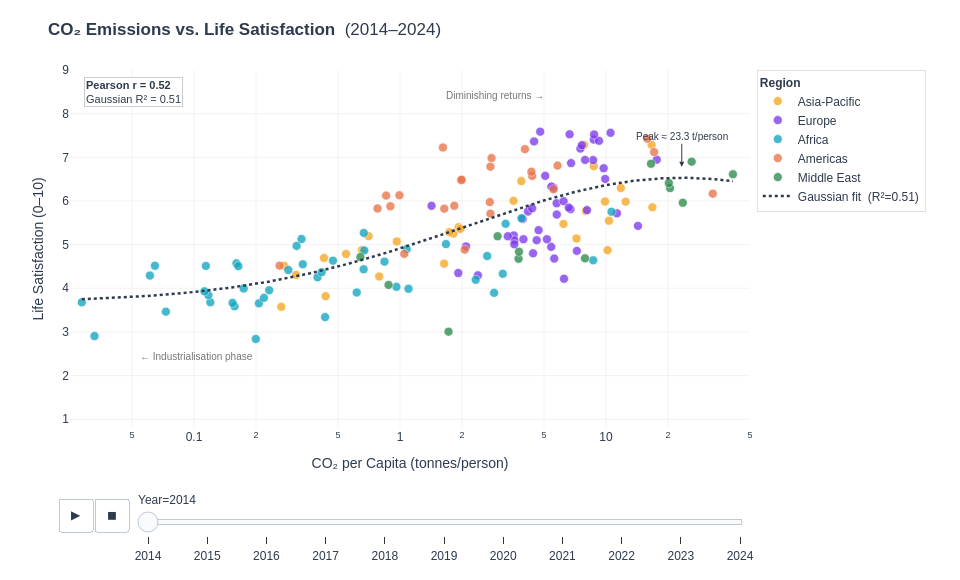

The cell this chart's notebook holds for it:
### Code cell
# V1 figure
plot_df = merged.sort_values(['Year','Country name']).copy()

fig1 = px.scatter(
    plot_df,
    x='co2_per_capita', y='life_satisfaction',
    animation_frame='Year', animation_group='Country name',
    color='region', color_discrete_map=REGION_COLORS,
    hover_name='Country name',
    hover_data={
        'co2_per_capita'   :':.2f',
        'life_satisfaction':':.2f',
        'region'           :True,
        'Year'             :False,
        'co2_key'          :False,
    },
    labels={
        'co2_per_capita'   :'CO₂ per Capita (tonnes/person)',
        'life_satisfaction':'Life Satisfaction (0–10)',
        'region'           :'Region',
    },
    title='<b>CO₂ Emissions vs. Life Satisfaction</b>  (2014–2024)',
    log_x=True, range_x=[0.025, 50], range_y=[0.8, 9],
)

fig1.update_traces(
    marker=dict(size=9, opacity=0.78, line=dict(width=0.6, color='white')),
    selector=dict(mode='markers'),
)

# gaussian overlay: inject into base figure AND every animation frame FAAAAHHHHHHH
_gauss_trace = dict(
    x=x_smooth, y=y_smooth, mode='lines',
    line=dict(color=SLATE, width=2.5, dash='dot'),
    hovertemplate=(
        'CO₂ = %{x:.2f} t/person<br>'
        'Gaussian fit = %{y:.2f}<extra>Gaussian fit</extra>'
    ),
)
fig1.add_trace(go.Scatter(
    **_gauss_trace,
    name=f'Gaussian fit  (R²={r2_gauss:.2f})',
    showlegend=True,
))
for frame in fig1.frames:
    frame.data = tuple(frame.data) + (
        go.Scatter(**_gauss_trace, name='Gaussian fit', showlegend=False),
    )

# peak annotation
peak_y_plot = gaussian_logx(peak_co2, *popt)

fig1.update_layout(
    **PLOT_DEFAULTS,
    height=580, width=960,
    margin=dict(l=70, r=210, t=70, b=70),
    legend=dict(
        title=dict(text='<b>Region</b>', font=dict(size=12)),
        x=1.01, y=1, bgcolor='rgba(255,255,255,0.9)',
        bordercolor='#E0E0E0', borderwidth=1,
    ),
    annotations=[
        dict(
            text=(f'<b>Pearson r = {pearson_r:.2f}</b><br>'
                  f'Gaussian R² = {r2_gauss:.2f}'),
            xref='paper', yref='paper', x=0.02, y=0.98,
            showarrow=False, align='left',
            bgcolor='rgba(255,255,255,0.88)',
            bordercolor='#CCCCCC', borderwidth=1,
            font=dict(size=11, family='Arial'),
        ),
        dict(
            text=f'Peak ≈ {peak_co2:.1f} t/person',
            x=np.log10(peak_co2),   # log10 because Plotly internally uses log10 for log_x kms why
            y=peak_y_plot + 0.25,
            xref='x', yref='y',
            showarrow=True, arrowhead=2, arrowcolor=SLATE,
            ax=0, ay=-30,
            font=dict(size=10, color=SLATE),
        ),
        dict(
            text='← Industrialisation phase',
            xref='paper', yref='paper', x=0.10, y=0.18,
            showarrow=False, font=dict(size=10, color='#777'),
        ),
        dict(
            text='Diminishing returns →',
            xref='paper', yref='paper', x=0.70, y=0.95,
            showarrow=False, font=dict(size=10, color='#777'),
        ),
    ],
)
fig1.update_xaxes(showgrid=True, gridcolor='#F2F2F2', zeroline=False)
fig1.update_yaxes(showgrid=True, gridcolor='#F2F2F2', zeroline=False)
fig1.layout.updatemenus[0].buttons[0].args[1]['frame']['duration'] = 900
fig1.layout.updatemenus[0].buttons[0].args[1]['transition']['duration'] = 400

fig1.show()

### Figure 1 — Plotly figure (JSON) as saved in the notebook; plotly's stock layout.template omitted (floating-point values rounded to 4 significant figures; data arrays with more than 128 entries replaced by an {"elided": "..."} marker saying what was removed)
{"data": [{"customdata": [["Asia-Pacific", 2014, "Afghanistan"], ["Asia-Pacific", 2014, "Australia"], ["Asia-Pacific", 2014, "Bangladesh"], ["Asia-Pacific", 2014, "Bhutan"], ["Asia-Pacific", 2014, "Cambodia"], ["Asia-Pacific", 2014, "China"], ["Asia-Pacific", 2014, "Hong Kong"], ["Asia-Pacific", 2014, "India"], ["Asia-Pacific", 2014, "Indonesia"], ["Asia-Pacific", 2014, "Japan"], ["Asia-Pacific", 2014, "Kazakhstan"], ["Asia-Pacific", 2014, "Kyrgyzstan"], ["Asia-Pacific", 2014, "Laos"], ["Asia-Pacific", 2014, "Malaysia"], ["Asia-Pacific", 2014, "Mongolia"], ["Asia-Pacific", 2014, "Myanmar"], ["Asia-Pacific", 2014, "Nepal"], ["Asia-Pacific", 2014, "New Zealand"], ["Asia-Pacific", 2014, "Pakistan"], ["Asia-Pacific", 2014, "Philippines"], ["Asia-Pacific", 2014, "South Korea"], ["Asia-Pacific", 2014, "Singapore"], ["Asia-Pacific", 2014, "Sri Lanka"], ["Asia-Pacific", 2014, "Taiwan"], ["Asia-Pacific", 2014, "Tajikistan"], ["Asia-Pacific", 2014, "Thailand"], ["Asia-Pacific", 2014, "Turkmenistan"], ["Asia-Pacific", 2014, "Uzbekistan"], ["Asia-Pacific", 2014, "Vietnam"]], "hovertemplate": "<b>%{hovertext}</b><br><br>Region=%{customdata[0]}<br>CO₂ per Capita (tonnes/person)=%{x:.2f}<br>Life Satisfaction (0–10)=%{y:.2f}<extra></extra>", "hovertext": ["Afghanistan", "Australia", "Bangladesh", "Bhutan", "Cambodia", "China", "Hong Kong SAR of China", "India", "Indonesia", "Japan", "Kazakhstan", "Kyrgyzstan", "Lao PDR", "Malaysia", "Mongolia", "Myanmar", "Nepal", "New Zealand", "Pakistan", "Philippines", "Republic of Korea", "Singapore", "Sri Lanka", "Taiwan Province of China", "Tajikistan", "Thailand", "Turkmenistan", "Uzbekistan", "Viet Nam"], "ids": ["Afghanistan", "Australia", "Bangladesh", "Bhutan", "Cambodia", "China", "Hong Kong SAR of China", "India", "Indonesia", "Japan", "Kazakhstan", "Kyrgyzstan", "Lao PDR", "Malaysia", "Mongolia", "Myanmar", "Nepal", "New Zealand", "Pakistan", "Philippines", "Republic of Korea", "Singapore", "Sri Lanka", "Taiwan Province of China", "Tajikistan", "Thailand", "Turkmenistan", "Uzbekistan", "Viet Nam"], "legendgroup": "Asia-Pacific", "marker": {"color": "#F5A623", "line": {"color": "white", "width": 0.6}, "opacity": 0.78, "size": 9, "symbol": "circle"}, "mode": "markers", "name": "Asia-Pacific", "orientation": "v", "showlegend": true, "type": "scatter", "x": [0.2652, 16.64, 0.4276, 1.817, 0.4353, 7.188, 6.215, 1.637, 1.924, 9.886, 16.79, 1.735, 0.6539, 7.983, 10.17, 0.3127, 0.2742, 7.827, 0.7038, 0.9644, 12.45, 8.721, 0.7925, 11.8, 0.5467, 3.881, 10.34, 3.557, 1.964], "xaxis": "x", "y": [3.575, 7.284, 4.694, 5.253, 3.819, 5.14, 5.474, 4.565, 5.399, 5.987, 5.855, 5.286, 4.876, 5.77, 4.874, 4.307, 4.514, 7.286, 5.194, 5.073, 5.984, 6.798, 4.271, 6.298, 4.786, 6.455, 5.548, 6.003, 5.36], "yaxis": "y"}, {"customdata": {"elided": "46x3 mixed values"}, "hovertemplate": "<b>%{hovertext}</b><br><br>Region=%{customdata[0]}<br>CO₂ per Capita (tonnes/person)=%{x:.2f}<br>Life Satisfaction (0–10)=%{y:.2f}<extra></extra>", "hovertext": ["Albania", "Armenia", "Austria", "Azerbaijan", "Belarus", "Belgium", "Bosnia and Herzegovina", "Bulgaria", "Croatia", "Cyprus", "Czechia", "Denmark", "Estonia", "Finland", "France", "Georgia", "Germany", "Greece", "Hungary", "Iceland", "Ireland", "Israel", "Italy", "Kosovo", "Latvia", "Lithuania", "Luxembourg", "Malta", "Montenegro", "Netherlands", "North Macedonia", "Norway", "Poland", "Portugal", "Republic of Moldova", "Romania", "Russian Federation", "Serbia", "Slovakia", "Slovenia", "Spain", "Sweden", "Switzerland", "Türkiye", "Ukraine", "United Kingdom"], "ids": ["Albania", "Armenia", "Austria", "Azerbaijan", "Belarus", "Belgium", "Bosnia and Herzegovina", "Bulgaria", "Croatia", "Cyprus", "Czechia", "Denmark", "Estonia", "Finland", "France", "Georgia", "Germany", "Greece", "Hungary", "Iceland", "Ireland", "Israel", "Italy", "Kosovo", "Latvia", "Lithuania", "Luxembourg", "Malta", "Montenegro", "Netherlands", "North Macedonia", "Norway", "Poland", "Portugal", "Republic of Moldova", "Romania", "Russian Federation", "Serbia", "Slovakia", "Slovenia", "Spain", "Sweden", "Switzerland", "Türkiye", "Ukraine", "United Kingdom"], "legendgroup": "Europe", "marker": {"color": "#7C3AED", "line": {"color": "white", "width": 0.6}, "opacity": 0.78, "size": 9, "symbol": "circle"}, "mode": "markers", "name": "Europe", "orientation": "v", "showlegend": true, "type": "scatter", "x": [2.091, 1.918, 7.506, 3.566, 6.725, 8.66, 5.417, 6.253, 4.183, 5.766, 9.911, 6.657, 14.29, 8.719, 5.067, 2.388, 9.74, 7.219, 4.425, 10.52, 7.911, 7.633, 5.759, 3.941, 3.597, 4.379, 17.63, 5.564, 3.337, 9.249, 3.587, 8.754, 8.086, 4.607, 1.423, 3.973, 11.3, 5.165, 6.225, 6.592, 5.429, 4.474, 4.792, 4.706, 5.606, 6.765], "xaxis": "x", "y": [4.959, 4.35, 7.2, 5.212, 5.813, 6.937, 4.949, 4.218, 5.759, 5.689, 6.505, 7.527, 5.429, 7.406, 6.575, 4.297, 6.75, 4.857, 4.8, 7.561, 6.94, 7.278, 5.948, 5.589, 5.098, 5.833, 6.946, 6.302, 5.192, 7.378, 5.007, 7.522, 5.791, 5.102, 5.889, 5.124, 5.716, 5.123, 5.995, 5.848, 6.329, 7.364, 7.587, 5.332, 4.681, 6.867], "yaxis": "y"}, {"customdata": {"elided": "43x3 mixed values"}, "hovertemplate": "<b>%{hovertext}</b><br><br>Region=%{customdata[0]}<br>CO₂ per Capita (tonnes/person)=%{x:.2f}<br>Life Satisfaction (0–10)=%{y:.2f}<extra></extra>", "hovertext": ["Algeria", "Angola", "Benin", "Botswana", "Burkina Faso", "Burundi", "Cameroon", "Central African Republic", "Chad", "Comoros", "Congo", "DR Congo", "Djibouti", "Egypt", "Ethiopia", "Gabon", "Ghana", "Guinea", "Kenya", "Lesotho", "Liberia", "Libya", "Madagascar", "Malawi", "Mali", "Mauritania", "Mauritius", "Morocco", "Mozambique", "Niger", "Nigeria", "Rwanda", "Senegal", "Sierra Leone", "South Africa", "Sudan", "Swaziland", "Tanzania", "Togo", "Tunisia", "Uganda", "Zambia", "Zimbabwe"], "ids": ["Algeria", "Angola", "Benin", "Botswana", "Burkina Faso", "Burundi", "Cameroon", "Central African Republic", "Chad", "Comoros", "Congo", "DR Congo", "Djibouti", "Egypt", "Ethiopia", "Gabon", "Ghana", "Guinea", "Kenya", "Lesotho", "Liberia", "Libya", "Madagascar", "Malawi", "Mali", "Mauritania", "Mauritius", "Morocco", "Mozambique", "Niger", "Nigeria", "Rwanda", "Senegal", "Sierra Leone", "South Africa", "Sudan", "Swaziland", "Tanzania", "Togo", "Tunisia", "Uganda", "Zambia", "Zimbabwe"], "legendgroup": "Africa", "marker": {"color": "#11A5C0", "line": {"color": "white", "width": 0.6}, "opacity": 0.78, "size": 9, "symbol": "circle"}, "mode": "markers", "name": "Africa", "orientation": "v", "showlegend": true, "type": "scatter", "x": [3.888, 0.9607, 0.4328, 3.154, 0.1573, 0.03288, 0.3978, 0.02853, 0.1538, 0.2317, 1.1, 0.06461, 0.4165, 2.33, 0.1142, 2.863, 0.4727, 0.2066, 0.2869, 1.078, 0.1607, 10.63, 0.12, 0.06107, 0.1742, 0.6659, 3.256, 1.672, 0.3148, 0.1174, 0.6669, 0.07302, 0.6165, 0.1641, 8.663, 0.3373, 0.6707, 0.2184, 0.1995, 2.65, 0.1124, 0.3324, 0.8408], "xaxis": "x", "y": [5.605, 4.033, 3.34, 4.332, 3.587, 2.906, 4.252, 3.678, 3.667, 3.956, 3.989, 4.517, 4.369, 4.194, 4.512, 3.896, 4.633, 3.656, 4.419, 4.898, 4.571, 5.754, 3.681, 4.292, 3.995, 4.436, 5.477, 5.013, 4.971, 3.845, 5.268, 3.465, 3.904, 4.507, 4.642, 4.55, 4.867, 3.781, 2.839, 4.739, 3.931, 5.129, 4.61], "yaxis": "y"}, {"customdata": [["Americas", 2014, "Argentina"], ["Americas", 2014, "Bolivia"], ["Americas", 2014, "Brazil"], ["Americas", 2014, "Canada"], ["Americas", 2014, "Chile"], ["Americas", 2014, "Colombia"], ["Americas", 2014, "Costa Rica"], ["Americas", 2014, "Dominican Republic"], ["Americas", 2014, "Ecuador"], ["Americas", 2014, "El Salvador"], ["Americas", 2014, "Guatemala"], ["Americas", 2014, "Haiti"], ["Americas", 2014, "Honduras"], ["Americas", 2014, "Jamaica"], ["Americas", 2014, "Mexico"], ["Americas", 2014, "Nicaragua"], ["Americas", 2014, "Panama"], ["Americas", 2014, "Paraguay"], ["Americas", 2014, "Peru"], ["Americas", 2014, "Suriname"], ["Americas", 2014, "Trinidad and Tobago"], ["Americas", 2014, "United States"], ["Americas", 2014, "Uruguay"], ["Americas", 2014, "Venezuela"]], "hovertemplate": "<b>%{hovertext}</b><br><br>Region=%{customdata[0]}<br>CO₂ per Capita (tonnes/person)=%{x:.2f}<br>Life Satisfaction (0–10)=%{y:.2f}<extra></extra>", "hovertext": ["Argentina", "Bolivia", "Brazil", "Canada", "Chile", "Colombia", "Costa Rica", "Dominican Republic", "Ecuador", "El Salvador", "Guatemala", "Haiti", "Honduras", "Jamaica", "Mexico", "Nicaragua", "Panama", "Paraguay", "Peru", "Suriname", "Trinidad and Tobago", "United States", "Uruguay", "Venezuela"], "ids": ["Argentina", "Bolivia", "Brazil", "Canada", "Chile", "Colombia", "Costa Rica", "Dominican Republic", "Ecuador", "El Salvador", "Guatemala", "Haiti", "Honduras", "Jamaica", "Mexico", "Nicaragua", "Panama", "Paraguay", "Peru", "Suriname", "Trinidad and Tobago", "United States", "Uruguay", "Venezuela"], "legendgroup": "Americas", "marker": {"color": "#E8734A", "line": {"color": "white", "width": 0.6}, "opacity": 0.78, "size": 9, "symbol": "circle"}, "mode": "markers", "name": "Americas", "orientation": "v", "showlegend": true, "type": "scatter", "x": [4.382, 1.834, 2.781, 15.85, 4.343, 1.977, 1.616, 2.061, 2.729, 0.9931, 0.8561, 0.2601, 1.049, 2.747, 4.041, 0.778, 2.746, 0.8981, 1.64, 5.563, 32.98, 17.12, 1.991, 5.817], "xaxis": "x", "y": [6.574, 5.89, 6.983, 7.427, 6.67, 6.477, 7.226, 4.885, 5.975, 6.13, 6.123, 4.518, 4.788, 5.709, 7.187, 5.828, 6.786, 5.878, 5.824, 6.269, 6.168, 7.119, 6.485, 6.81], "yaxis": "y"}, {"customdata": [["Middle East", 2014, "Bahrain"], ["Middle East", 2014, "Iran"], ["Middle East", 2014, "Iraq"], ["Middle East", 2014, "Jordan"], ["Middle East", 2014, "Kuwait"], ["Middle East", 2014, "Lebanon"], ["Middle East", 2014, "Oman"], ["Middle East", 2014, "Qatar"], ["Middle East", 2014, "Saudi Arabia"], ["Middle East", 2014, "Palestine"], ["Middle East", 2014, "Syria"], ["Middle East", 2014, "United Arab Emirates"], ["Middle East", 2014, "Yemen"]], "hovertemplate": "<b>%{hovertext}</b><br><br>Region=%{customdata[0]}<br>CO₂ per Capita (tonnes/person)=%{x:.2f}<br>Life Satisfaction (0–10)=%{y:.2f}<extra></extra>", "hovertext": ["Bahrain", "Iran", "Iraq", "Jordan", "Kuwait", "Lebanon", "Oman", "Qatar", "Saudi Arabia", "State of Palestine", "Syria", "United Arab Emirates", "Yemen"], "ids": ["Bahrain", "Iran", "Iraq", "Jordan", "Kuwait", "Lebanon", "Oman", "Qatar", "Saudi Arabia", "State of Palestine", "Syria", "United Arab Emirates", "Yemen"], "legendgroup": "Middle East", "marker": {"color": "#2D8B4E", "line": {"color": "white", "width": 0.6}, "opacity": 0.78, "size": 9, "symbol": "circle"}, "mode": "markers", "name": "Middle East", "orientation": "v", "showlegend": true, "type": "scatter", "x": [23.59, 7.904, 3.762, 2.976, 20.46, 3.78, 16.54, 41.31, 20.18, 0.6422, 1.72, 26.05, 0.8798], "xaxis": "x", "y": [5.96, 4.686, 4.677, 5.192, 6.295, 4.839, 6.853, 6.611, 6.411, 4.715, 3.006, 6.901, 4.077], "yaxis": "y"}, {"hovertemplate": "CO₂ = %{x:.2f} t/person<br>Gaussian fit = %{y:.2f}<extra>Gaussian fit</extra>", "line": {"color": "#2E3B4E", "dash": "dot", "width": 2.5}, "mode": "lines", "name": "Gaussian fit  (R²=0.51)", "showlegend": true, "type": "scatter", "x": {"elided": "500 float values"}, "y": {"elided": "500 float values"}}], "layout": {"annotations": [{"align": "left", "bgcolor": "rgba(255,255,255,0.88)", "bordercolor": "#CCCCCC", "borderwidth": 1, "font": {"family": "Arial", "size": 11}, "showarrow": false, "text": "<b>Pearson r = 0.52</b><br>Gaussian R² = 0.51", "x": 0.02, "xref": "paper", "y": 0.98, "yref": "paper"}, {"arrowcolor": "#2E3B4E", "arrowhead": 2, "ax": 0, "ay": -30, "font": {"color": "#2E3B4E", "size": 10}, "showarrow": true, "text": "Peak ≈ 23.3 t/person", "x": 1.368, "xref": "x", "y": 6.782, "yref": "y"}, {"font": {"color": "#777", "size": 10}, "showarrow": false, "text": "← Industrialisation phase", "x": 0.1, "xref": "paper", "y": 0.18, "yref": "paper"}, {"font": {"color": "#777", "size": 10}, "showarrow": false, "text": "Diminishing returns →", "x": 0.7, "xref": "paper", "y": 0.95, "yref": "paper"}], "font": {"color": "#2E3B4E", "family": "Arial", "size": 12}, "height": 580, "legend": {"bgcolor": "rgba(255,255,255,0.9)", "bordercolor": "#E0E0E0", "borderwidth": 1, "title": {"font": {"size": 12}, "text": "<b>Region</b>"}, "tracegroupgap": 0, "x": 1.01, "y": 1}, "margin": {"b": 70, "l": 70, "r": 210, "t": 70}, "paper_bgcolor": "white", "plot_bgcolor": "white", "sliders": [{"active": 0, "currentvalue": {"prefix": "Year="}, "len": 0.9, "pad": {"b": 10, "t": 60}, "steps": [{"args": [["2014"], {"frame": {"duration": 0, "redraw": false}, "fromcurrent": true, "mode": "immediate", "transition": {"duration": 0, "easing": "linear"}}], "label": "2014", "method": "animate"}, {"args": [["2015"], {"frame": {"duration": 0, "redraw": false}, "fromcurrent": true, "mode": "immediate", "transition": {"duration": 0, "easing": "linear"}}], "label": "2015", "method": "animate"}, {"args": [["2016"], {"frame": {"duration": 0, "redraw": false}, "fromcurrent": true, "mode": "immediate", "transition": {"duration": 0, "easing": "linear"}}], "label": "2016", "method": "animate"}, {"args": [["2017"], {"frame": {"duration": 0, "redraw": false}, "fromcurrent": true, "mode": "immediate", "transition": {"duration": 0, "easing": "linear"}}], "label": "2017", "method": "animate"}, {"args": [["2018"], {"frame": {"duration": 0, "redraw": false}, "fromcurrent": true, "mode": "immediate", "transition": {"duration": 0, "easing": "linear"}}], "label": "2018", "method": "animate"}, {"args": [["2019"], {"frame": {"duration": 0, "redraw": false}, "fromcurrent": true, "mode": "immediate", "transition": {"duration": 0, "easing": "linear"}}], "label": "2019", "method": "animate"}, {"args": [["2020"], {"frame": {"duration": 0, "redraw": false}, "fromcurrent": true, "mode": "immediate", "transition": {"duration": 0, "easing": "linear"}}], "label": "2020", "method": "animate"}, {"args": [["2021"], {"frame": {"duration": 0, "redraw": false}, "fromcurrent": true, "mode": "immediate", "transition": {"duration": 0, "easing": "linear"}}], "label": "2021", "method": "animate"}, {"args": [["2022"], {"frame": {"duration": 0, "redraw": false}, "fromcurrent": true, "mode": "immediate", "transition": {"duration": 0, "easing": "linear"}}], "label": "2022", "method": "animate"}, {"args": [["2023"], {"frame": {"duration": 0, "redraw": false}, "fromcurrent": true, "mode": "immediate", "transition": {"duration": 0, "easing": "linear"}}], "label": "2023", "method": "animate"}, {"args": [["2024"], {"frame": {"duration": 0, "redraw": false}, "fromcurrent": true, "mode": "immediate", "transition": {"duration": 0, "easing": "linear"}}], "label": "2024", "method": "animate"}], "x": 0.1, "xanchor": "left", "y": 0, "yanchor": "top"}], "title": {"text": "<b>CO₂ Emissions vs. Life Satisfaction</b>  (2014–2024)"}, "updatemenus": [{"buttons": [{"args": [null, {"frame": {"duration": 900, "redraw": false}, "fromcurrent": true, "mode": "immediate", "transition": {"duration": 400, "easing": "linear"}}], "label": "&#9654;", "method": "animate"}, {"args": [[null], {"frame": {"duration": 0, "redraw": false}, "fromcurrent": true, "mode": "immediate", "transition": {"duration": 0, "easing": "linear"}}], "label": "&#9724;", "method": "animate"}], "direction": "left", "pad": {"r": 10, "t": 70}, "showactive": false, "type": "buttons", "x": 0.1, "xanchor": "right", "y": 0, "yanchor": "top"}], "width": 960, "xaxis": {"anchor": "y", "domain": [0, 1], "gridcolor": "#F2F2F2", "range": [-1.602, 1.699], "showgrid": true, "title": {"text": "CO₂ per Capita (tonnes/person)"}, "type": "log", "zeroline": false}, "yaxis": {"anchor": "x", "domain": [0, 1], "gridcolor": "#F2F2F2", "range": [0.8, 9], "showgrid": true, "title": {"text": "Life Satisfaction (0–10)"}, "zeroline": false}}}
